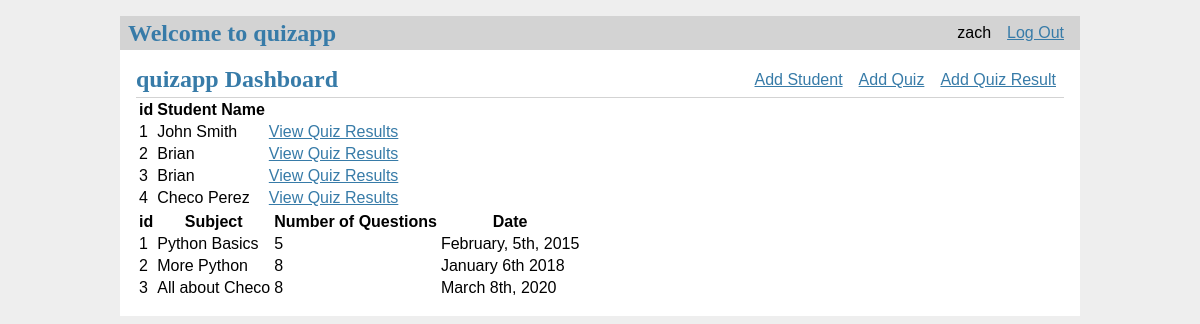
Screenshot of / (signed in) with the database file from the repository.
### tables this page shows
CREATE TABLE user (
  id INTEGER PRIMARY KEY AUTOINCREMENT,
  username TEXT UNIQUE NOT NULL,
  password TEXT NOT NULL
);

CREATE TABLE students (
    id INTEGER PRIMARY KEY AUTOINCREMENT, 
    name TEXT
    );

CREATE TABLE quizzes (
    quiz_id INTEGER PRIMARY KEY AUTOINCREMENT, 
    subject TEXT NOT NULL, 
    length INTEGER NOT NULL, 
    date TEXT NOT NULL);

### quizapp/dashboard.py (the view)
@bp.route('/')
def index():
    db = get_db()
    students = db.execute(
        'SELECT id, name FROM students'
    ).fetchall()
    quizzes = db.execute(
        'SELECT quiz_id, subject, length, date FROM quizzes'
    ).fetchall()
    return render_template('dashboard/dashboard.html', students=students, quizzes=quizzes)

### quizapp/auth.py (called while the page is built)
@bp.before_app_request
def load_logged_in_user():
    user_id = session.get('user_id')
    if user_id is None:
        g.user = None
    else:
        g.user = get_db().execute(
            'SELECT * FROM user WHERE id = ?', (user_id,)
        ).fetchone()

### quizapp/db.py (called while the page is built)
def get_db():
    if 'db' not in g:
        g.db = lite.connect(
            current_app.config['DATABASE'],
            detect_types=lite.PARSE_DECLTYPES
        )
        g.db.row_factory = lite.Row
    return g.db

### quizapp/templates/dashboard/dashboard.html
{% extends 'base.html' %}
{% block header %}
  <h1>{% block title %}quizapp Dashboard{% endblock %}</h1>
  {% if g.user %}
    <a class="action" href="/student/add">Add Student</a>
    <a class="action" href="/quiz/add">Add Quiz</a>
    <a class="action" href="/result/add">Add Quiz Result</a>
  {% endif %}
{% endblock %}
{% block content %}
    <table>
        <tr>
            <th>id</th>
            <th>Student Name</th>
        </tr>
        {% for student in students %}
            <tr>
                <td>{{ student['id'] }}</td>
                <td>{{ student['name'] }}</td>
                <td><a class="action" href="{{ url_for('dashboard.view_results', id=student['id']) }}">View Quiz Results</a></td>
            </tr>
        {% endfor %}
    </table>
    <table>
        <tr>
            <th>id</th>
            <th>Subject</th>
            <th>Number of Questions</th>
            <th>Date</th>
        </tr>
        {% for quiz in quizzes %}
            <tr>
                <td>{{ quiz['quiz_id'] }}</td>
                <td>{{ quiz['subject'] }}</td>
                <td>{{ quiz['length'] }}</td>
                <td>{{ quiz['date'] }}</td>
            </tr>
        {% endfor %}
    </table>
{% endblock %}

### quizapp/templates/base.html (shortened to what this page needs)
<!doctype html>
<link rel="stylesheet" href="{{ url_for('static', filename='style.css') }}">
<nav>
  <h1>Welcome to quizapp</h1>
  <ul>
    {% if g.user %}
      <li><span>{{ g.user['username'] }}</span>
      <li><a href="{{ url_for('auth.logout') }}">Log Out</a>
    {% else %}
      <li><a href="{{ url_for('auth.register') }}">Register</a>
      <li><a href="{{ url_for('auth.login') }}">Log In</a>
    {% endif %}
  </ul>
</nav>
<section class="content">
  <header>
    {% block header %}{% endblock %}
  </header>
  {% block content %}{% endblock %}
</section>

### quizapp/static/style.css (style rules this page uses)
h1 { font-family: serif; color: #377ba8; margin: 1rem 0; }
a { color: #377ba8; }
nav { background: lightgray; display: flex; align-items: center; padding: 0 0.5rem; }
nav h1 { flex: auto; margin: 0; }
nav ul { display: flex; list-style: none; margin: 0; padding: 0; }
nav ul li a, nav ul li span, header .action { display: block; padding: 0.5rem; }
.content { padding: 0 1rem 1rem; }
.content > header { border-bottom: 1px solid lightgray; display: flex; align-items: flex-end; }
.content > header h1 { flex: auto; margin: 1rem 0 0.25rem 0; }
.content:last-child { margin-bottom: 0; }

### rows the page displays
user: user.username "zach"
students: id "1", name "John Smith"
students: id "2", name "Brian"
students: id "3", name "Brian"
students: id "4", name "Checo Perez"
quizzes: quiz_id "1", subject "Python Basics", length "5", date "February, 5th, 2015"
quizzes: quiz_id "2", subject "More Python", length "8", date "January 6th 2018"
quizzes: quiz_id "3", subject "All about Checo", length "8", date "March 8th, 2020"
